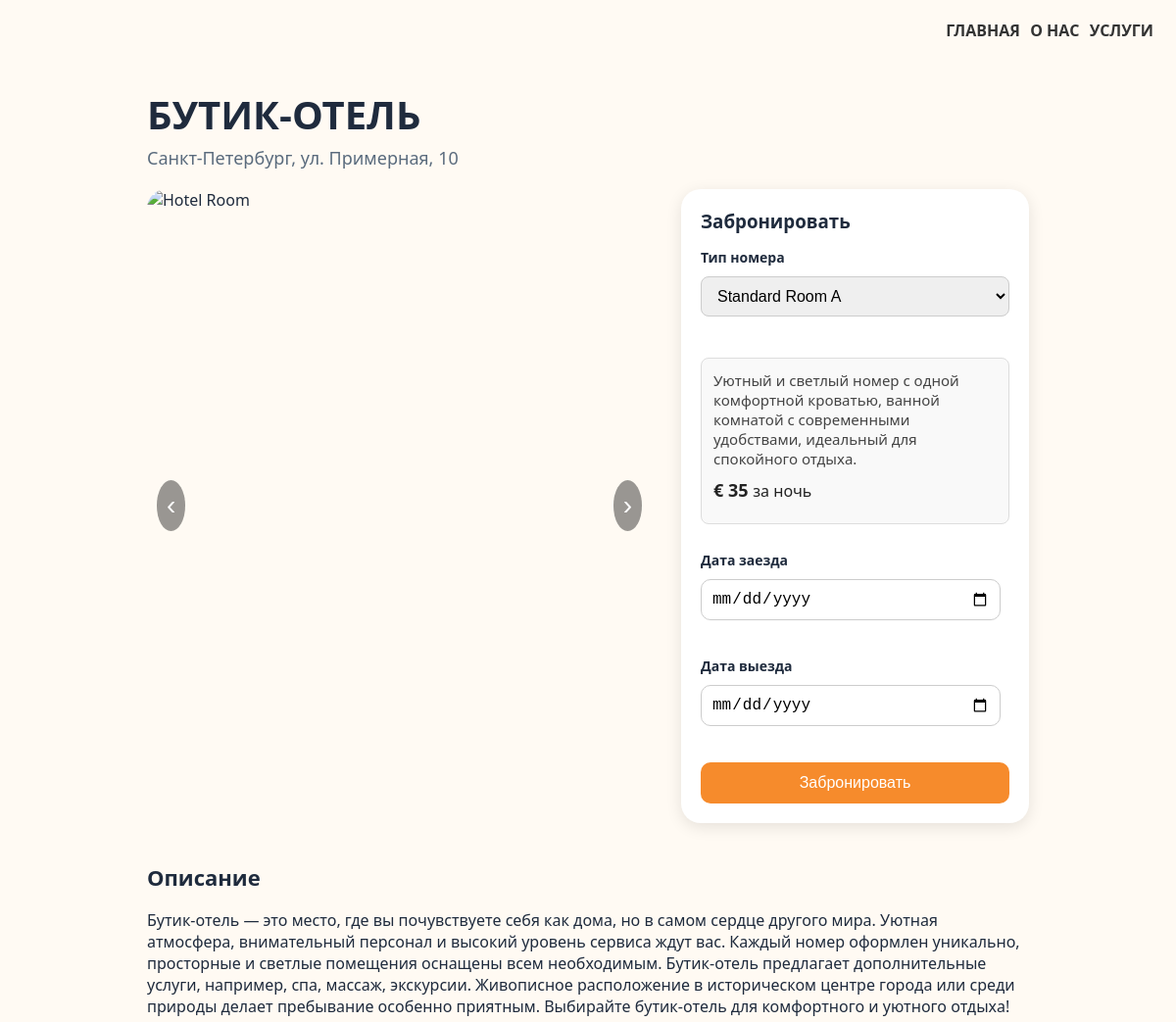
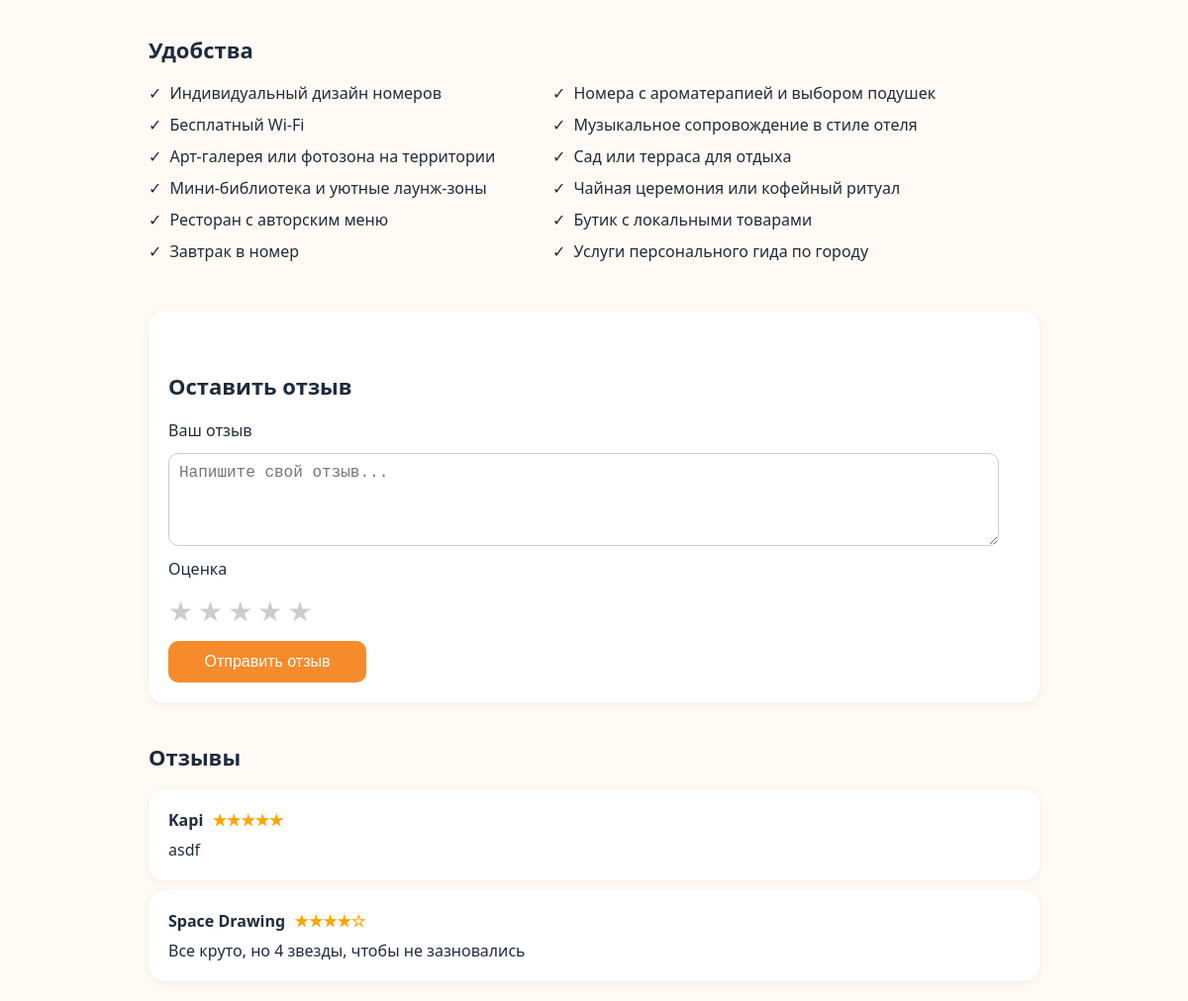
The page /hotel_menu/1 on the database its author committed (2 pictures, top to bottom).
### data/hotel.py (models this page shows)
class Hotel(SqlAlchemyBase):
    __tablename__ = 'hotel'
    id = sqlalchemy.Column(sqlalchemy.Integer, primary_key=True, autoincrement=True)
    image = sqlalchemy.Column(sqlalchemy.String)
    alternative = sqlalchemy.Column(sqlalchemy.String)
    title = sqlalchemy.Column(sqlalchemy.String)
    city = sqlalchemy.Column(sqlalchemy.String)
    price = sqlalchemy.Column(sqlalchemy.String)
    rating = sqlalchemy.Column(sqlalchemy.String)
    description = sqlalchemy.Column(sqlalchemy.String)
    conveniences = sqlalchemy.Column(sqlalchemy.String)
    reviews = orm.relationship("Review", back_populates="hotel")
    rooms = orm.relationship("Room", back_populates="hotel")

### data/room.py (models this page shows)
class Room(SqlAlchemyBase):
    __tablename__ = 'rooms'
    id = sqlalchemy.Column(sqlalchemy.Integer, primary_key=True, autoincrement=True)
    hotel_id = sqlalchemy.Column(sqlalchemy.Integer, sqlalchemy.ForeignKey('hotel.id'))
    hotel = orm.relationship('Hotel', back_populates='rooms')
    name = sqlalchemy.Column(sqlalchemy.String, nullable=False)
    description = sqlalchemy.Column(sqlalchemy.String)
    price = sqlalchemy.Column(sqlalchemy.Integer, nullable=False)
    capacity = sqlalchemy.Column(sqlalchemy.Integer, nullable=False)

### data/review.py (models this page shows)
class Review(SqlAlchemyBase):
    __tablename__ = 'review'
    id = sqlalchemy.Column(sqlalchemy.Integer, primary_key=True, autoincrement=True)
    text = sqlalchemy.Column(sqlalchemy.String, nullable=True, default='')
    rating = sqlalchemy.Column(sqlalchemy.Integer, nullable=True, default=0)
    username = sqlalchemy.Column(sqlalchemy.String, nullable=False)
    user_id = sqlalchemy.Column(sqlalchemy.Integer, sqlalchemy.ForeignKey("user.id"))
    user = orm.relationship("User", back_populates='reviews')
    hotel_id = sqlalchemy.Column(sqlalchemy.Integer, sqlalchemy.ForeignKey("hotel.id"))
    hotel = orm.relationship("Hotel", back_populates='reviews')

### main.py (the view, shortened to what this page needs)
@app.route("/hotel_menu/<index_hotel>", methods=["GET", "POST"])
def hotel_menu(index_hotel):
    db_sess = db_session.create_session()
    room_types = [i.__dict__ for i in db_sess.query(Room).filter(Room.hotel_id == index_hotel).all()]
    files = os.listdir(path=f"static/images_{index_hotel}")
    images = [
        url_for("static", filename=f"images_{index_hotel}/room{i}.jpg")
        for i in range(1, len(files) + 1)
    ]
    hotel_card = db_sess.query(Hotel).filter(Hotel.id == index_hotel).first().__dict__
    conveniences = hotel_card["conveniences"].split(';')
    reviews = [i.__dict__ for i in db_sess.query(Review).filter(Review.hotel_id == index_hotel).all()]
    return render_template("hotel_menu.html", images=images, hotel_card=hotel_card,
                           conveniences=conveniences, reviews=reviews, room_types=room_types)

### data/db_session.py (called while the page is built)
def create_session() -> Session:
    global __factory
    return __factory()

### templates/hotel_menu.html (shortened to what this page needs)
<!DOCTYPE html>
<html lang="ru">
  <head>
    <link rel="stylesheet" href="../static/styles/hotel_menu.css" />
  </head>
  <body>
    <header>
      <nav class="navbar">
        <div class="nav-links">
          <a href="/">ГЛАВНАЯ</a>
          <a href="#">О НАС</a>
          <a href="#">УСЛУГИ</a>
        </div>
      </nav>
    </header>
    <div class="container">
      <h1>{{ hotel_card["title"] }}</h1>
      <div class="subheading">{{ hotel_card["city"] }}, ул. Примерная, 10</div>
      <div class="top-section">
        <div class="hotel-img">
          <button class="carousel-btn prev" onclick="prevImage()">‹</button>
          <img id="carousel-image" src="{{ images[0] }}" alt="Hotel Room" />
          <button class="carousel-btn next" onclick="nextImage()">›</button>
        </div>
        <div class="booking-panel">
          <h3>Забронировать</h3>
          <form class="review-form" method="POST">
            <div class="input-group">
              <label for="room-select">Тип номера</label>
              <select id="room-select" name="room">
                {% for room in room_types %}
                <option value="{{ room.id }}" data-price="{{ room.price }}" data-description="{{ room.description }}">
                  {{ room.name }}
                </option>
                {% endfor %}
              </select>
            </div>
            <div class="room-details" id="room-details">
              <p id="room-description">{{ room_types[0].description }}</p>
              <div class="price">
                € <span id="room-price">{{ room_types[0].price }}</span>
                <span style="font-weight: normal; font-size: 16px">за ночь</span>
              </div>
            </div>
            <div class="input-group">
              <label for="checkin">Дата заезда</label>
              <input type="date" id="checkin" name="checkin" />
            </div>
            <div class="input-group">
              <label for="checkout">Дата выезда</label>
              <input type="date" id="checkout" name="checkout" />
            </div>
            <button class="book-btn" name="booking_button" value="booking_button">Забронировать</button>
          </form>
        </div>
      </div>
      <div class="description">
        <h2>Описание</h2>
        <p>{{ hotel_card["description"] }}</p>
      </div>
      <div class="amenities">
        <h2>Удобства</h2>
        <ul>
          {% for convenience in conveniences %}
          <li>{{ convenience }}</li>
          {% endfor %}
        </ul>
      </div>
      <div class="reviews">
        <div class="leave-review">
          <h2>Оставить отзыв</h2>
          <form class="review-form" method="POST">
            <label for="review-text">Ваш отзыв</label>
            <textarea
              id="review-text"
              name="text"
              rows="4"
              placeholder="Напишите свой отзыв..."
            ></textarea>
            <label>Оценка</label>
            <div class="star-rating">
              <input type="radio" name="rating" id="star5" value="5" /><label
                for="star5"
                >★</label
              >
              <input type="radio" name="rating" id="star4" value="4" /><label
                for="star4"
                >★</label
              >
              <input type="radio" name="rating" id="star3" value="3" /><label
                for="star3"
                >★</label
              >
              <input type="radio" name="rating" id="star2" value="2" /><label
                for="star2"
                >★</label
              >
              <input type="radio" name="rating" id="star1" value="1" /><label
                for="star1"
                >★</label
              >
            </div>
            <button type="submit" class="submit-review" name="review_button" value="review_button">Отправить отзыв</button>
          </form>
        </div>
        <div class="review">
          <h2>Отзывы</h2>
          {% for review in reviews %}
          <div class="review-box">
            <strong
              >{{ review["username"] }}<span class="stars">
                {{ '★' * review["rating"] }}{{ '☆' * (5 - review["rating"]) }}
              </span></strong
            >
            {{ review["text"] }}
          </div>
          {% endfor %}
        </div>
      </div>
    </div>
  </body>
</html>

### static/styles/hotel_menu.css (style rules this page uses)
body { font-family: "Segoe UI", sans-serif; background-color: #fffaf3; color: #1f2b3d; margin: 0; padding: 20px; }
.container { max-width: 900px; margin: 0 auto; }
h1 { font-size: 40px; font-weight: 700; text-transform: uppercase; margin-bottom: 5px; }
h2 { font-size: 22px; margin-top: 40px; }
li { margin-bottom: 10px; }
.navbar { display: flex; justify-content: flex-end; gap: 20px; padding-bottom: 20px; font-weight: 600; }
.nav-links a { color: #333; text-decoration: none; font-weight: bold; margin: 3px; transition: color 0.3s ease; }
.subheading { font-size: 18px; color: #5a6b7d; margin-bottom: 20px; }
.top-section { display: flex; gap: 30px; flex-wrap: wrap; }
.hotel-img { flex: 1 1 50%; position: relative; border-radius: 20px; overflow: hidden; min-height: 350px; display: flex; align-items: center; justify-content: center; }
.hotel-img img { width: 100%; height: 100%; object-fit: cover; border-radius: 10px; }
.booking-panel { flex: 1 1 50%; display: flex; flex-direction: column; justify-content: center; }
.booking-panel select { width: 100%; padding: 10px 12px; font-size: 16px; border: 1px solid #ccc; border-radius: 8px; margin-bottom: 15px; box-sizing: border-box; }
.room-details { background-color: #f9f9f9; padding: 12px; border-radius: 8px; margin-bottom: 15px; border: 1px solid #ddd; }
.room-details p { margin: 0 0 10px 0; font-size: 15px; color: #444; }
.room-details .price { font-size: 18px; font-weight: bold; color: #222; }
.booking-panel .input-group label { display: block; margin-bottom: 6px; font-weight: bold; font-size: 14px; }
.booking-panel .input-group { margin-bottom: 15px; }
.carousel-btn { position: absolute; top: 50%; transform: translateY(-50%); background-color: rgba(0, 0, 0, 0.4); color: white; border: none; font-size: 28px; padding: 10px; cursor: pointer; border-radius: 50%; z-index: 10; }
.carousel-btn.prev { left: 10px; }
.carousel-btn.next { right: 10px; }
.booking-panel { flex: 1 1 250px; background-color: white; border-radius: 20px; padding: 20px; box-shadow: 0 4px 16px rgba(0, 0, 0, 0.1); animation: fadeIn 0.6s ease-in-out; }
.booking-panel h3 { margin: 0 0 15px; }
.booking-panel input { display: block; width: 90%; margin-bottom: 10px; padding: 10px; font-size: 16px; border-radius: 10px; border: 1px solid #ccc; transition: border-color 0.4s ease; }
.input-group { display: flex; flex-direction: column; gap: 4px; }
.price { font-size: 22px; font-weight: bold; margin: 10px 0; }
.book-btn { background-color: #f68b2c; color: white; padding: 12px; width: 100%; border: none; border-radius: 10px; font-size: 16px; cursor: pointer; transition: background-color 0.4s ease; }
.description, .amenities, .reviews { margin-top: 30px; }
.amenities ul { list-style: none; padding-left: 0; columns: 2; max-width: 800px; }
.amenities li::before { content: "\2713"; color: #1f2b3d; padding-right: 8px; }
.leave-review { margin-top: 40px; background: #ffffff; padding: 20px; border-radius: 16px; box-shadow: 0 2px 12px rgba(0, 0, 0, 0.05); animation: fadeIn 0.6s ease-in-out; }
.review-form { display: flex; flex-direction: column; gap: 12px; }
.review-form textarea { width: 95%; padding: 10px; border-radius: 10px; border: 1px solid #ccc; font-size: 16px; resize: vertical; }
.star-rating { display: flex; flex-direction: row-reverse; justify-content: start; gap: 5px; }
.star-rating label { font-size: 28px; color: #ccc; cursor: pointer; transition: color 0.3s; }
.submit-review { background-color: #f68b2c; color: white; padding: 12px; border: none; border-radius: 10px; font-size: 16px; cursor: pointer; width: 200px; transition: background-color 0.3s; }
.review-box { background-color: white; border-radius: 16px; padding: 20px; margin-top: 10px; box-shadow: 0 2px 10px rgba(0, 0, 0, 0.05); animation: slideUp 0.6s ease-in-out; }
.review-box strong { display: block; margin-bottom: 8px; }
.stars { color: orange; margin-left: 5px; }

### rows shown on the page
Hotel: title "БУТИК-ОТЕЛЬ", city "Санкт-Петербург", description "Бутик-отель — это место, где вы почувствуете себя как дома, но в самом сердце другого мира. Уютная атмосфера, внимательный персонал и высокий уровень сервиса ждут вас. Каждый номер оформлен уникально, просторные и светлые помещения оснащены всем необходимым. Бутик-отель предлагает дополнительные услуги, например, спа, массаж, экскурсии. Живописное расположение в историческом центре города или среди природы делает пребывание особенно приятным. Выбирайте бутик-отель для комфортного и уютного отдыха!"
Room: description "Уютный и светлый номер с одной комфортной кроватью, ванной комнатой с современными удобствами, идеальный для спокойного отдыха."
Review: username "Kapi", rating "★★★★★", text "asdf"
Review: username "Space Drawing", rating "★★★★", rating "☆", text "Все круто, но 4 звезды, чтобы не зазновались"

### other values the page prints
{{ room_types[0].price }} "35"
{{ convenience }} "Индивидуальный дизайн номеров" "Бесплатный Wi-Fi" "Арт-галерея или фотозона на территории" "Мини-библиотека и уютные лаунж-зоны" "Ресторан с авторским меню" "Завтрак в номер" "Номера с ароматерапией и выбором подушек" "Музыкальное сопровождение в стиле отеля" "Сад или терраса для отдыха" "Чайная церемония или кофейный ритуал" "Бутик с локальными товарами" "Услуги персонального гида по городу"
form field room "Standard Room A"
